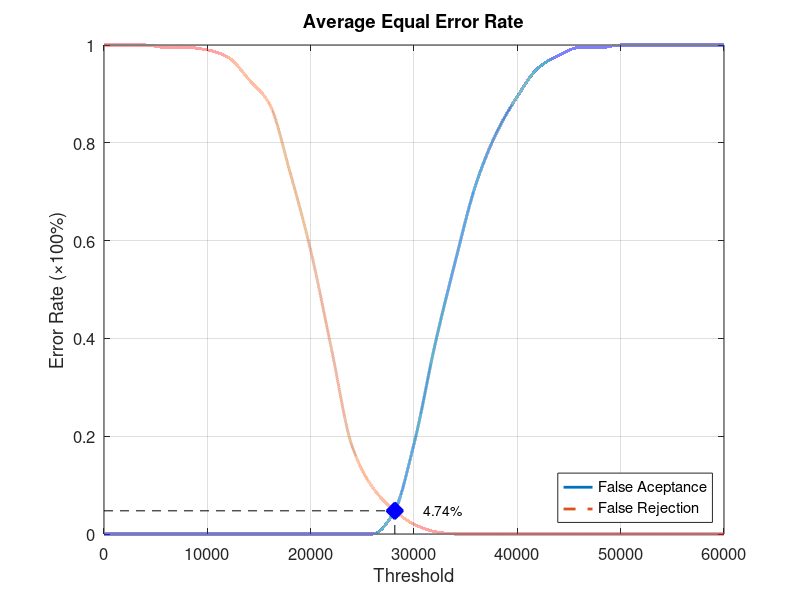
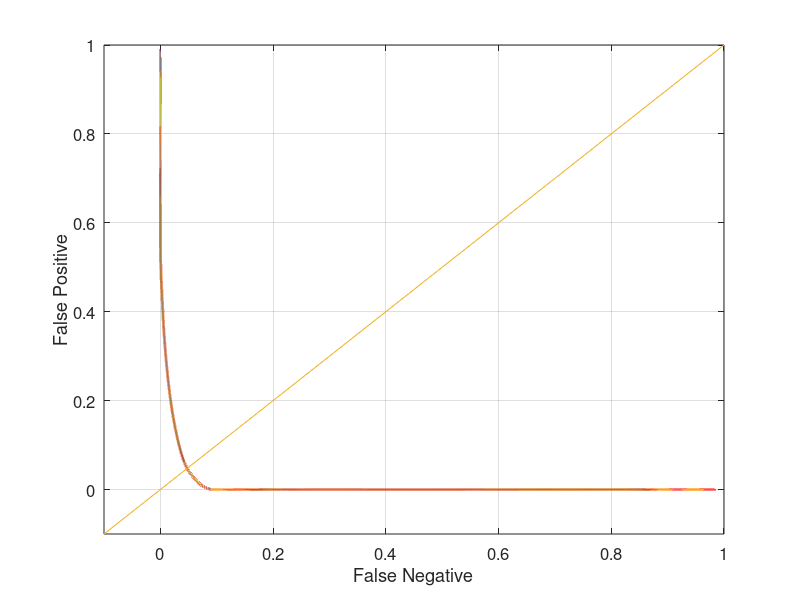

The MATLAB source for these figures, in order:
function yEER = Database3_4
close all;
clear;
clc;
x = 0:2000:60000;
xq = 0:0.5:60000;

y0 = [0 0 0 0 0 0 0 0 0 0 0 0 0 0 0.0421053 0.184211 0.384211 0.557895 0.715789 0.821053 0.894737 0.952632 0.978947 0.994737 0.994737 1 1 1 1 1 1];
yy0 = interp1(x, y0, xq, 'pchip');
y1 = [1 1 1 0.995 0.995 0.99 0.975 0.93 0.88 0.74 0.58 0.38 0.18 0.095 0.05 0.02 0.005 0 0 0 0 0 0 0 0 0 0 0 0 0 0];
yy1 = interp1(x, y1, xq, 'pchip');

% Calculating EER: 
y2 = abs(y0 - y1);
find(y2 == min(y2))
yy2 = abs(yy0 - yy1);
xEER = find(yy2 == min(yy2));
xEERIndex = xq(xEER) % X-axis EER
yEER = yy0(xEER) % Y-axis EER

main = figure
plot(xq, yy0,'-','LineWidth', 2);	hold on
plot(xq, yy1,'--','LineWidth', 2);	hold on
plot([xEERIndex xEERIndex], [0 yEER], 'k--');	hold on
plot([0 xEERIndex], [yEER yEER], 'k--');	hold on
plot(xEERIndex, yEER, 'bx', 'LineWidth', 10);	hold on
text(xEERIndex + 10 * xEERIndex / 100, yEER, [num2str(round((10000 * yEER)) / 100) '%'])
legend('False Aceptance', 'False Rejection', 'Location', 'SouthEast')
xlabel('Threshold')
ylabel('Error Rate (\times100%)')
title('Average Equal Error Rate')
set(gca, 'FontSize', 12)
axis([0 60000 0 1])
grid on

print(main, 'Database3_4Main', '-dpng');
FNRxFPR = figure('Color', [1 1 1]);
plot(yy1, yy0, '-', yy1, yy0, 'LineWidth', 2);
hold on
y = -0.1:0.1:1
plot(y, y); 
set(gca, 'FontSize', 12)
xlabel('False Negative')
ylabel('False Positive')
axis([-0.1 1 -0.1 1])
set(gca, 'FontSize', 12)
grid on

print(FNRxFPR, 'Database3_4FNRxFPR','-dpng');
end
